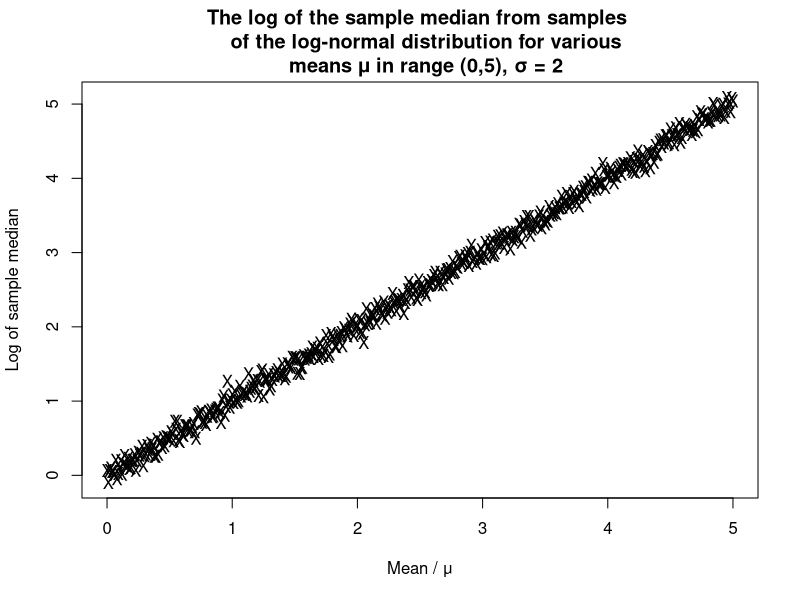

Write the R code that produced this figure.
LN = function(N, mu, sigma){
  return(exp(rnorm(N , mean = mu, sd = sigma ) ))
}

sigma = 2
mu = seq(0,5,0.01)
y = rep(0,length(mu))
N = 1000

for(i in 1:length(mu)){
  y[i] = log( median( LN(N, mu[i], sigma )))
}

plot(mu,y, xlab="Mean / μ", ylab="Log of sample median", pch="X", main="The log of the sample median from samples 
  of the log-normal distribution for various
  means μ in range (0,5), σ = 2")

